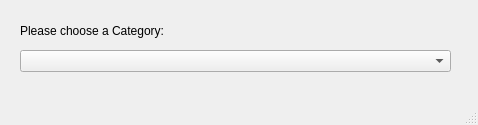
<?xml version="1.0" encoding="UTF-8"?>
<ui version="4.0">
 <class>MainWindow</class>
 <widget class="QMainWindow" name="MainWindow">
  <property name="geometry">
   <rect>
    <x>0</x>
    <y>0</y>
    <width>478</width>
    <height>125</height>
   </rect>
  </property>
  <property name="font">
   <font>
    <pointsize>8</pointsize>
   </font>
  </property>
  <property name="windowTitle">
   <string>Toi Dai Dot</string>
  </property>
  <widget class="QWidget" name="centralwidget">
   <widget class="QComboBox" name="comboBox">
    <property name="geometry">
     <rect>
      <x>20</x>
      <y>50</y>
      <width>431</width>
      <height>22</height>
     </rect>
    </property>
   </widget>
   <widget class="QLabel" name="label">
    <property name="geometry">
     <rect>
      <x>20</x>
      <y>20</y>
      <width>181</width>
      <height>21</height>
     </rect>
    </property>
    <property name="font">
     <font>
      <pointsize>9</pointsize>
     </font>
    </property>
    <property name="text">
     <string>Please choose a Category:</string>
    </property>
   </widget>
   <widget class="QLabel" name="label_2">
    <property name="geometry">
     <rect>
      <x>30</x>
      <y>80</y>
      <width>431</width>
      <height>16</height>
     </rect>
    </property>
    <property name="font">
     <font>
      <pointsize>9</pointsize>
     </font>
    </property>
    <property name="text">
     <string/>
    </property>
   </widget>
  </widget>
  <widget class="QStatusBar" name="statusbar"/>
 </widget>
 <resources/>
 <connections/>
</ui>
